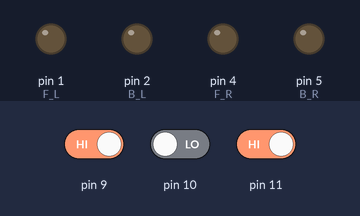
Bench run of a sketch on a simulated Arduino Uno, built with avr-gcc and run on an emulated ATmega328P. Shown: output pins drawn as LEDs (lit = HIGH). The inputs (shaded band) are chosen by the test bench; at power-on: pin 9 HIGH, pin 11 HIGH, pin 10 LOW.

Above: at 1.2 s.
1.3 s: pin 9 driven LOW
At 1.7 s:
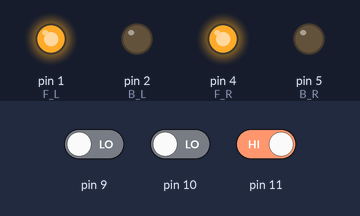
2.8 s: pin 9 driven HIGH
At 4.0 s:
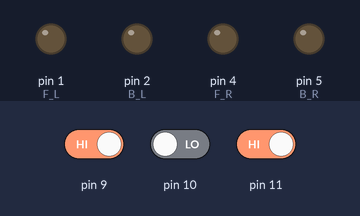
4.3 s: pin 11 driven LOW
At 5.2 s:
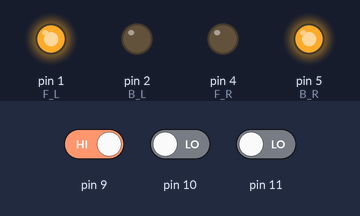
5.8 s: pin 11 driven HIGH
At 6.3 s:
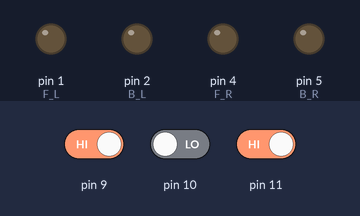
7.3 s: pin 9 driven LOW and pin 10 driven HIGH and pin 11 driven LOW
At 8.7 s:
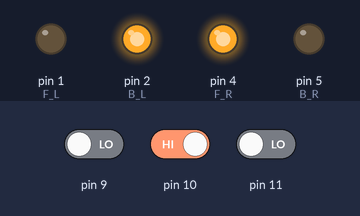
Timing chart, 0 to 9.8 s (numbered marks = the images above; inputs shaded):
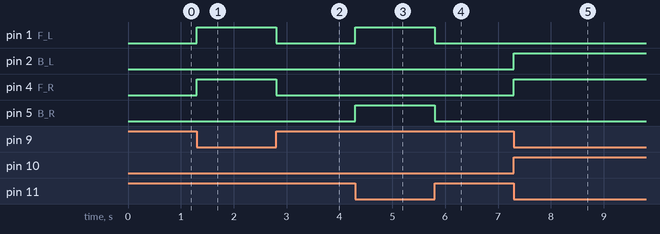

Measured:
- after the input at 1.3 s, pin 1 (F_L), pin 4 (F_R): LOW → HIGH at once
- after the input at 2.8 s, pin 1 (F_L), pin 4 (F_R): HIGH → LOW at once
- after the input at 4.3 s, pin 1 (F_L), pin 5 (B_R): LOW → HIGH at once
- after the input at 5.8 s, pin 1 (F_L), pin 5 (B_R): HIGH → LOW at once
- after the input at 7.3 s, pin 2 (B_L), pin 4 (F_R): LOW → HIGH at once

The sketch:

a_try.ino
```cpp
int ENA,ENB ;

#define ENA_speed 70 // 1,37 volts
#define ENB_speed 70


int F_L = 1;
int B_L = 2;
int F_R = 4;
int B_R = 5;


int Sensor_left = 0;
int Sensor_right = 0;
int Sensor_middle = 0; //read white initially


void setup() {

  pinMode(ENA, OUTPUT);

  pinMode(F_L, OUTPUT);
  pinMode(B_L, OUTPUT);

 ///////

  pinMode(ENB, OUTPUT);

  pinMode(F_R, OUTPUT);
  pinMode(B_R, OUTPUT);

  pinMode(Sensor_left, INPUT);
  pinMode(Sensor_right, INPUT);
  pinMode(Sensor_middle, INPUT);


}

void loop(){

    // السطرين دول على حوار ال PWM
  analogWrite(ENA, ENA_speed);
  analogWrite(ENB, ENB_speed);


  Sensor_left = digitalRead(10);
  Sensor_middle = digitalRead(11);
  Sensor_right = digitalRead(9);


  if(Sensor_left == HIGH && Sensor_middle == LOW && Sensor_right == LOW ){

    //Turn LEFT
    //motor A Backward
    digitalWrite(F_L, LOW);
    digitalWrite(B_L, HIGH);

    //motor B Forward
    digitalWrite(F_R, HIGH);
    digitalWrite(B_R, LOW);
  }

  else if (Sensor_left == LOW && Sensor_middle == LOW && Sensor_right == HIGH ){

    //Turn RIGHT
    //motor A Forward
    digitalWrite(F_L, HIGH);
    digitalWrite(B_L, LOW);

    //motor B Backward
    digitalWrite(F_R, LOW);
    digitalWrite(B_R, HIGH);
  }

  else if(Sensor_left == LOW && Sensor_middle == HIGH && Sensor_right == LOW ){

    //FORWARD
    digitalWrite(B_L, LOW);
    digitalWrite(F_L, HIGH);
    digitalWrite(B_R, LOW);
    digitalWrite(F_R, HIGH);
  }


else{


    digitalWrite(B_L, LOW);
    digitalWrite(F_L, LOW);
    digitalWrite(B_R, LOW);
    digitalWrite(F_R, LOW);


}
}
```
